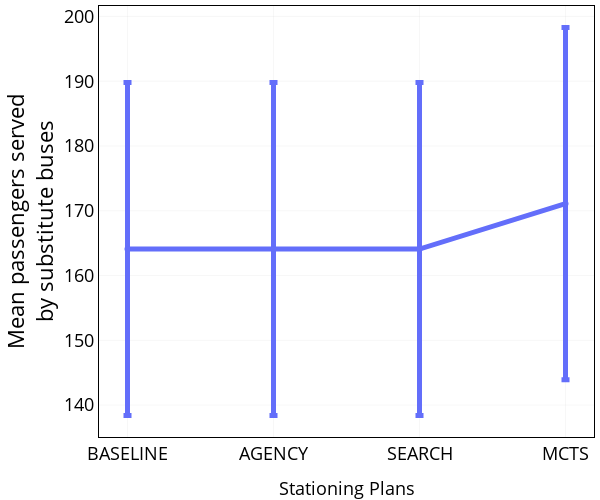

Notebook cell for this chart:
### Code cell
import plotly.express as px

df["method"] = pd.Categorical(df["method"], ["BASELINE", "AGENCY", "SEARCH", "MCTS"])
df = df.sort_values("method")
df = df.query("type == 'total_served'")
# df.loc[1, "method"] = "GARAGE"
# sort_dict = {"GARAGE": 0, "AGENCY": 1, "SEARCH": 2, "MCTS": 3, "MCTS_5": 4}
# df = df.iloc[df["method"].map(sort_dict).sort_values().index]
display(df)
fig = px.line(
    df,
    x="method",
    y="mean",
    error_y="std",
    markers=True,
    title="Line Plot with Error Bars"
    # , facet_col="type"
)
fig.update_traces(line={"width": 5})
fig.data[0].error_y.thickness = 5
# fig.data[1].error_y.thickness = 5
fig.update_xaxes(showgrid=True, gridwidth=0.2, gridcolor="lightgrey")
fig.update_yaxes(showgrid=True, gridwidth=0.2, gridcolor="lightgrey")
fig.update_layout(
    width=600,
    height=500,
    plot_bgcolor="rgba(0, 0, 0, 0)",  # Transparent background
    paper_bgcolor="rgba(0, 0, 0, 0)",  # Transparent paper background
    margin=dict(l=5, r=5, t=5, b=5),
    title="",
    font=dict(
        # family="Courier New, monospace",
        size=18,
        color="black",
    ),
)

fig.update_xaxes(showline=True, linewidth=1, linecolor="black", mirror=True)
fig.update_yaxes(showline=True, linewidth=1, linecolor="black", mirror=True)  # Change x and y-axis labels
# fig.update_xaxes(title_text="Stationing and Dispatch Plan")
fig.update_yaxes(title_text="Mean passengers served<br>by substitute buses")


fig.for_each_annotation(lambda a: a.update(text=a.text.split("=")[1]))

# turn off axis titels of all axes
fig.for_each_xaxis(lambda x: x.update({"title": ""}))
# fig.for_each_yaxis(lambda y: y.update({'title': ''}))
fig.add_annotation(
    showarrow=False, xanchor="center", xref="paper", x=0.5, yref="paper", y=-0.15, text="Stationing Plans"
)

# fig.update_xaxes(categoryorder='array', categoryarray= ['GARAGE', 'AGENCY', 'SEARCH', 'MCTS', 'MCTS_5'])
fig.write_image("./plots/new_served.png", scale=3)
fig.show()

### Figure 1 — Plotly figure (JSON) as saved in the notebook; plotly's stock layout.template omitted (floating-point values rounded to 4 significant figures)
{"data": [{"error_y": {"array": [25.69, 25.69, 25.69, 27.2], "thickness": 5}, "hovertemplate": "method=%{x}<br>mean=%{y}<extra></extra>", "legendgroup": "", "line": {"color": "#636efa", "dash": "solid", "width": 5}, "marker": {"symbol": "circle"}, "mode": "lines+markers", "name": "", "orientation": "v", "showlegend": false, "type": "scatter", "x": ["BASELINE", "AGENCY", "SEARCH", "MCTS"], "xaxis": "x", "y": [164.1, 164.1, 164.1, 171.1], "yaxis": "y"}], "layout": {"annotations": [{"showarrow": false, "text": "Stationing Plans", "x": 0.5, "xanchor": "center", "xref": "paper", "y": -0.15, "yref": "paper"}], "font": {"color": "black", "size": 18}, "height": 500, "legend": {"tracegroupgap": 0}, "margin": {"b": 5, "l": 5, "r": 5, "t": 5}, "paper_bgcolor": "rgba(0, 0, 0, 0)", "plot_bgcolor": "rgba(0, 0, 0, 0)", "title": {"text": ""}, "width": 600, "xaxis": {"anchor": "y", "domain": [0, 1], "gridcolor": "lightgrey", "gridwidth": 0.2, "linecolor": "black", "linewidth": 1, "mirror": true, "showgrid": true, "showline": true, "title": {"text": ""}}, "yaxis": {"anchor": "x", "domain": [0, 1], "gridcolor": "lightgrey", "gridwidth": 0.2, "linecolor": "black", "linewidth": 1, "mirror": true, "showgrid": true, "showline": true, "title": {"text": "Mean passengers served<br>by substitute buses"}}}}
